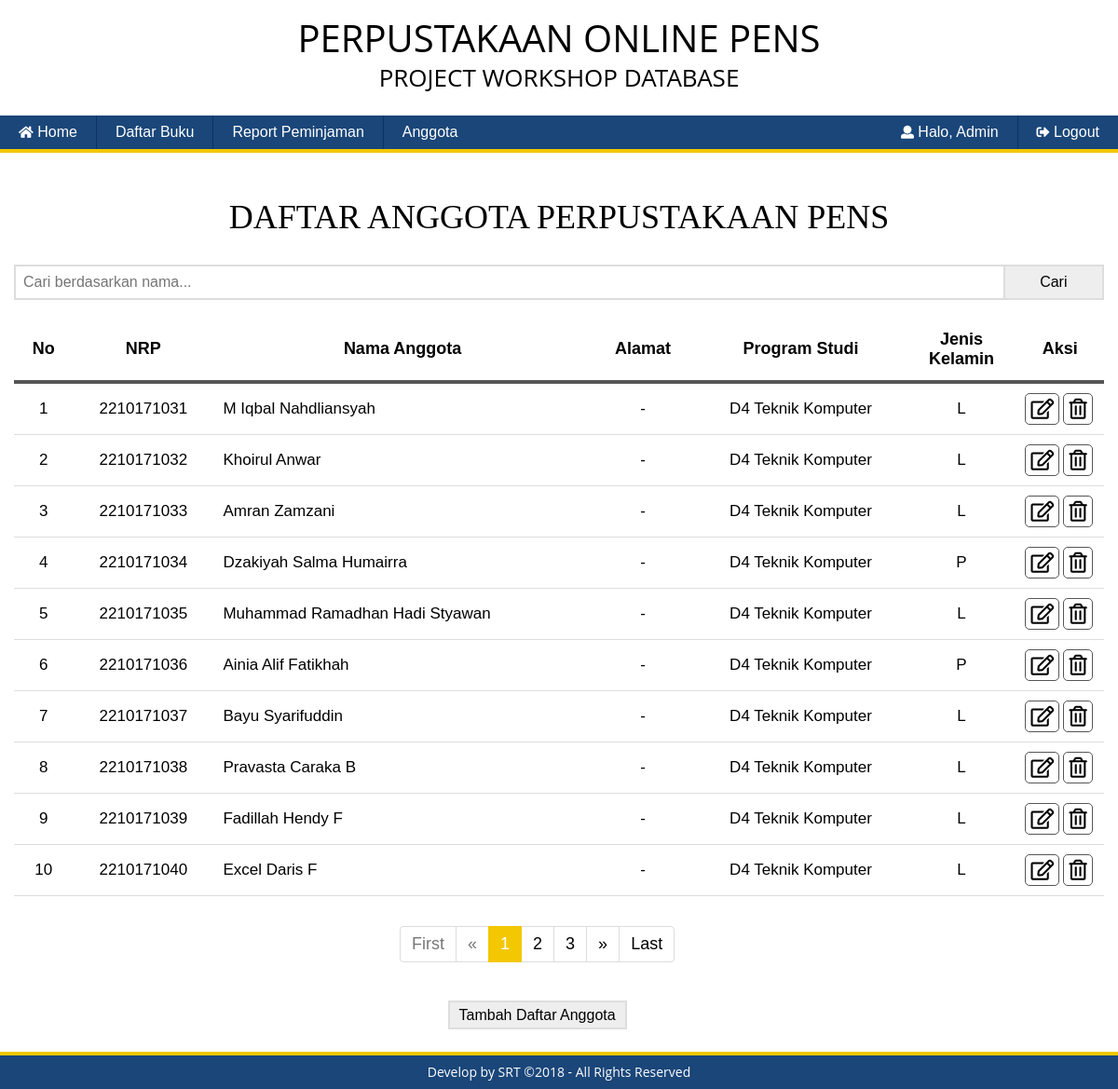
/admin/?page=anggota (signed in), run on the app's committed database.
### tables this page shows
CREATE TABLE `anggota` (
  `id` int(3) NOT NULL,
  `nrp` varchar(11) NOT NULL,
  `nama` varchar(100) NOT NULL,
  `alamat` text NOT NULL,
  `prodi` varchar(100) NOT NULL,
  `kelamin` enum('L','P') NOT NULL
);

### src/admin/anggota/daftar_anggota.php (the view)
<div class="container">
	<div class="row">
		<br><h1 style="text-transform: uppercase; margin: 10px 0; font-family: Verdana">Daftar Anggota Perpustakaan PENS</h1><br>
		<table cellspacing="0" width="100%">
			<tr>
				<td class="baris-cari">
					<form action="" method="post" style="width: 100%; margin-bottom: 0;">
						<div class="input-group" style="display: flex">
							<input class="input-group-field" type="text" name="input_cari" placeholder="Cari berdasarkan nama..." title="Cari Anggota?" >
							<input class="btn-edit" type="submit" name="cari2" value="Cari" style="width: 10%; margin-left: -2px">
						</div>
					</form>
				</td>
			</tr>
		</table>
		<br>
	</div>
	<div class="row">
		<table cellspacing="0" width="100%">
			<tr>
				<th class="baris-header"><div style="font-size: 18px;margin: 0 auto;font-weight:600;">No</div></th>
				<th class="baris-header"><div style="font-size: 18px;margin: 0 auto;font-weight:600;">NRP</div></th>
				<th class="baris-header"><div style="font-size: 18px;margin: 0 auto;font-weight:600;">Nama Anggota</div></th>
				<th class="baris-header"><div style="font-size: 18px;margin: 0 auto;font-weight:600;">Alamat</div></th>
				<th class="baris-header"><div style="font-size: 18px;margin: 0 auto;font-weight:600;">Program Studi</div></th>
				<th class="baris-header"><div style="font-size: 18px;margin: 0 auto;font-weight:600; width: 10%%">Jenis Kelamin</div></th>
				<th class="baris-header" colspan="2" style="width: 8%"><div style="font-size: 18px;margin: 0 auto;font-weight:600;">Aksi</div></th>
			</tr>
			<?php
				$input_cari = @$_POST['input_cari'];
				$cari 		= @$_POST['cari2'];
				$limit 		= 10;
				$page 		= (isset($_GET['p']))? $_GET['p'] : 1;
				$mulai 		= ($page - 1) * $limit;
				$no 		= $mulai+1;
				if($cari){
					if($input_cari != "") {
						$sql = $koneksi->query("SELECT * FROM anggota WHERE nama LIKE '%$input_cari%' LIMIT $mulai, $limit") or die(mysql_error);
					} else {
						$sql = $koneksi->query("SELECT * FROM anggota ORDER BY nrp ASC LIMIT $mulai, $limit") or die(mysql_error);
					}
				} else {
					$sql = $koneksi->query("SELECT * FROM anggota ORDER BY nrp ASC LIMIT $mulai, $limit") or die(mysql_error);
				}
				$cek 		= $sql->num_rows;
				if($cek < 1) {
			?>
			<tr>
				<td colspan="7" class="baris-data"><div style="text-align: center;font-size: 17px; padding: 20px">Data Tidak Ditemukan</div></td>
			</tr>
			<?php
				} else {
					while($data = $sql->fetch_assoc()) {
			?>
			<tr class="baris-data">
				<td class="baris-data"><div style="text-align: center;font-size: 17px"><?= $no++; ?></div></td>
				<td class="baris-data"><div style="text-align: center;font-size: 17px"><?= $data['nrp']; ?></div></td>
				<td class="baris-data"><div style="text-align: left;font-size: 17px"><?= $data['nama']; ?></div></td>
				<td class="baris-data"><div style="text-align: center;font-size: 17px;"><?= $data['alamat']; ?></div></td>
				<td class="baris-data"><div style="text-align: center;font-size: 17px"><?= $data['prodi']; ?></div></td>
				<td class="baris-data" style="width: 10%""><div style="text-align: center;font-size: 17px;"><?= $data['kelamin']; ?></div></td>
				<td align="center" style="padding-right: 1px; width: 4%"><div style="text-align: center; font-size: 22px;">
					<a href="?page=anggota&action=edit&id=<?= $data['id']; ?>" title="Ubah Data"><i class="far fa-edit btn-fa btn-fa-info"></i></a>
				</div></td>
				<td align="center" style="padding-left: 1px; width: 4%"><div style="text-align: center;font-size: 22px">
					<a onclick="return confirm ('Apakah anda yakin untuk menghapus data ini?')" href="?page=anggota&action=del&id=<?= $data['id']; ?>" title="Hapus Data"><i class="far fa-trash-alt btn-fa btn-fa-danger"></i></a>
				</div></td>
			</tr>
			<?php
					}
			?>
			<tr>
				<td colspan="7" class="baris-paging">
					<ul class="pagination">
					<?php
						if($page == 1){
					?>
							<li class="disabled"><a href="#">First</a></li>
							<li class="disabled"><a href="#">&laquo;</a></li>
					<?php
					} else {
						$link_prev = ($page > 1)? $page - 1 : 1;
					?>
							<li><a href="?page=anggota&p=1">First</a></li>
							<li><a href="?page=anggota&p=<?php echo $link_prev; ?>">&laquo;</a></li>
					<?php
					}
					?>
					<?php
						$sql2 = $koneksi->query("SELECT COUNT(*) AS jumlah FROM anggota");
						$get_jumlah = $sql2->fetch_assoc();
						$jumlah_page = ceil($get_jumlah['jumlah'] / $limit);
						$jumlah_number = 3;
						$start_number = ($page > $jumlah_number)? $page - $jumlah_number : 1;
						$end_number = ($page < ($jumlah_page - $jumlah_number))? $page + $jumlah_number : $jumlah_page;
						for($i = $start_number; $i <= $end_number; $i++){
							$link_active = ($page == $i)? ' class="active"' : '';
					?>
						<li <?php echo $link_active; ?>><a href="?page=anggota&p=<?php echo $i; ?>"><?php echo $i; ?></a></li>
					<?php
					}
					?>
					<?php
						if($page == $jumlah_page){
					?>
						<li class="disabled"><a href="#">&raquo;</a></li>
						<li class="disabled"><a href="#">Last</a></li>
					<?php
						} else {
							$link_next = ($page < $jumlah_page)? $page + 1 : $jumlah_page;
					?>
						<li><a href="?page=anggota&p=<?php echo $link_next; ?>">&raquo;</a></li>
						<li><a href="?page=anggota&p=<?php echo $jumlah_page; ?>">Last</a></li>
					<?php
						}
					?>
					</ul>
				</td>
			</tr>
			<?php
				}
			?>
			<tr style="text-align: center">
				<td colspan="7"><br><a href="?page=anggota&action=tambah" class="btn-edit" title="Tambah Daftar Anggota">Tambah Daftar Anggota</a></td>
			</tr>
		</table>
	</div>
</div>

### src/css/style.css (style rules this page uses)
a { color: #000; text-decoration: none; }
ul { font-size: 30px; margin-left: 0px; margin-bottom: 30px; font-family: Arial }
.input-group { display: flex; }
.input-group .input-group-field { border: 2px solid #ddd; padding: 8px; width: 100%; z-index: 0 }
.body { background: #50504F url(../assets/gbck.gif); font-family: "Helvetica Neue", Helvetica, Arial, sans-serif; font-size: 14px; line-height: 1.42857143; color: #000; background-color: #fff; margin: 0; }
.btn-edit { padding: 5px 10px; border: 2px solid #ddd; background-color: #eee; }
.btn-fa { padding: 5px; border: 1px solid #555; border-radius: 5px; }
table { border-collapse: collapse;text-align: center;font-family: Arial }
td { padding: 10px }
.baris-header { border-bottom: 4px solid #555; font-size: 18px; padding: 12px; text-align: center; vertical-align: middle }
.baris-paging { border: 0; padding: 12px; padding-bottom: 0 }
.baris-data { border-bottom: 1px solid #ddd; border-top: 1px solid #ddd; color: #000; padding: 10px; vertical-align: middle }
.baris-cari { padding: 0 }
.pagination { display:inline-block; padding-left:0; margin: 0; border-radius: 4px; font-size: 18px; font-family: Arial; }
.pagination li { display:inline }
.pagination li a, .pagination li span { position:relative; float:left; padding:6px 12px; margin-left:-1px; text-decoration:none; background-color:#fff; border:1px solid #ddd }
.pagination li:first-child a, .pagination li:first-child span { margin-left:0; border-top-left-radius:4px; border-bottom-left-radius:4px }
.pagination li:last-child a, .pagination li:last-child span { border-top-right-radius:4px; border-bottom-right-radius:4px }
.pagination .active a, .pagination .active a:focus, .pagination .active a:hover, .pagination .active span, .pagination .active span:focus, .pagination .active span:hover { z-index:3; color:#fff; cursor:default; background-color:#f3c701; border-color:#f3c701 }
.pagination .disabled a,.pagination .disabled a:focus,.pagination .disabled a:hover,.pagination .disabled span,.pagination .disabled span:focus,.pagination .disabled span:hover { color:#777; cursor:not-allowed; background-color:#fff; border-color:#ddd }

### data on the page
anggota: nrp "2210171031", nama "M Iqbal Nahdliansyah", alamat "-", prodi "D4 Teknik Komputer", kelamin "L"
anggota: nrp "2210171032", nama "Khoirul Anwar", alamat "-", prodi "D4 Teknik Komputer", kelamin "L"
anggota: nrp "2210171033", nama "Amran Zamzani", alamat "-", prodi "D4 Teknik Komputer", kelamin "L"
anggota: nrp "2210171034", nama "Dzakiyah Salma Humairra", alamat "-", prodi "D4 Teknik Komputer", kelamin "P"
anggota: nrp "2210171035", nama "Muhammad Ramadhan Hadi Styawan", alamat "-", prodi "D4 Teknik Komputer", kelamin "L"
anggota: nrp "2210171036", nama "Ainia Alif Fatikhah", alamat "-", prodi "D4 Teknik Komputer", kelamin "P"
anggota: nrp "2210171037", nama "Bayu Syarifuddin", alamat "-", prodi "D4 Teknik Komputer", kelamin "L"
anggota: nrp "2210171038", nama "Pravasta Caraka B", alamat "-", prodi "D4 Teknik Komputer", kelamin "L"
anggota: nrp "2210171039", nama "Fadillah Hendy F", alamat "-", prodi "D4 Teknik Komputer", kelamin "L"
anggota: nrp "2210171040", nama "Excel Daris F", alamat "-", prodi "D4 Teknik Komputer", kelamin "L"

### other printed values
$nama "Admin"
